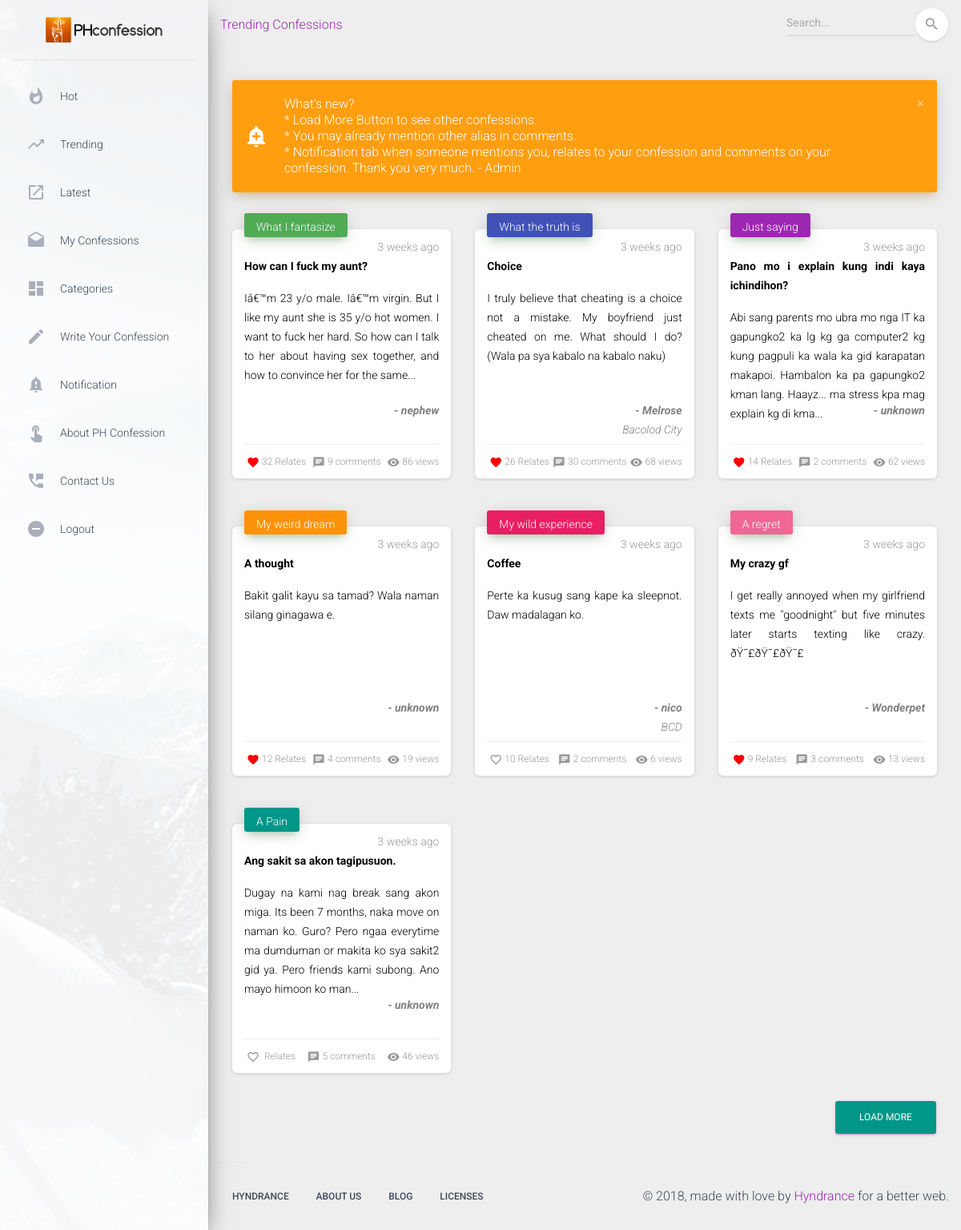
/index.php?view=trending (signed in), run on the app's committed database.
### tables this page shows
CREATE TABLE `notification` (
  `Id` int(11) NOT NULL,
  `recepient` varchar(20) NOT NULL,
  `message` text,
  `confessionId` int(11) NOT NULL,
  `commentId` int(11) NOT NULL,
  `type` varchar(15) DEFAULT NULL,
  `status` varchar(1) DEFAULT NULL,
  `datetime` datetime DEFAULT NULL
);

CREATE TABLE `confession` (
  `Id` int(11) NOT NULL,
  `alias` varchar(50) DEFAULT 'unknown',
  `category` int(11) DEFAULT NULL,
  `title` varchar(100) DEFAULT NULL,
  `message` text,
  `location` varchar(100) DEFAULT NULL,
  `datetime` datetime DEFAULT NULL,
  `view` int(11) DEFAULT '0',
  `lastChange` datetime DEFAULT NULL
);

### config/Models.php (called while the page is built, shortened)
<?php
include "CRUD.php";
include "functions.php";
function comment() {
	$crud = new CRUD;
	$crud->table = "comment";
	return $crud;
}
function relate() {
	$crud = new CRUD;
	$crud->table = "relate";
	return $crud;
}
function notification() {
	$crud = new CRUD;
	$crud->table = "notification";
	return $crud;
}
?>

### config/CRUD.php (called while the page is built, shortened)
<?php
class CRUD {
	var $table;
	function list($query=""){
		$query = $query ? "where " . $query: "";
		$db = Database::connect();
		$pdo = $db->prepare("select * from $this->table $query");
		$pdo->execute();
		$result = $pdo->fetchAll(PDO::FETCH_OBJ);
		return $result;
	}
	function count($query=""){
		$query = $query ? "where " . $query: "";
		$db = Database::connect();
		$pdo = $db->prepare("select * from $this->table $query");
		$pdo->execute();
		return $pdo->rowCount();
	}
}
?>

### index.php (called while the page is built, shortened)
<?php
include_once("config/Models.php");
$view = (isset($_GET['view']) && $_GET['view'] != '') ? $_GET['view'] : '';
switch ($view) {
	case 'trending' :
		$template	= 'include/template.php';
		break;
}
require_once $template;
?>

### config/functions.php (called while the page is built, shortened)
<?php
function category() {
	$cat = array();
	$cat[1] = 'My weird dream';
	$cat[2] = 'What I fantasize';
	$cat[3] = 'First time and unforgettable';
	$cat[4] = 'My guilt';
	$cat[5] = 'What I lie about';
	$cat[6] = 'A Pain';
	$cat[7] = 'What the truth is';
	$cat[8] = 'My wild experience';
	$cat[9] = 'A regret';
	$cat[10] = 'Just saying';
	$cat[11] = 'Joke time';
	$cat[12] = 'Scary AF';
	$cat[13] = '3 AM Thought';
	return $cat;
}
function button_color() {
	$head_color = array();
	$head_color[1] = 'background:#fc9209;color:white;';
	$head_color[2] = 'background:#51ab55;color:white;';
	$head_color[3] = 'background:#e94440;color:white;';
	$head_color[4] = 'background:#0ab3c7;color:white;';
	$head_color[5] = 'background:#9c27b0;color:white;';
	$head_color[6] = 'background:#009688;color:white;';
	$head_color[7] = 'background:#3f51b5;color:white;';
	$head_color[8] = 'background:#e91e63;color:white;';
	$head_color[9] = 'background:#f16695;color:white;';
	$head_color[10] = 'background:#9c27b0;color:white;';
	$head_color[11] = 'background:#0ab3c7;color:white;';
	$head_color[12] = 'background:#e94440;color:white;';
	return $head_color;
}
function timeElapse($datetime, $full = false) {
    $now = new DateTime;
    $ago = new DateTime($datetime);
    $diff = $now->diff($ago);
    $diff->w = floor($diff->d / 7);
    $diff->d -= $diff->w * 7;
    $string = array(
        'y' => 'year',
        'm' => 'month',
        'w' => 'week',
        'd' => 'day',
        'h' => 'hour',
        'i' => 'minute',
        's' => 'second',
    );
    foreach ($string as $k => &$v) {
        if ($diff->$k) {
            $v = $diff->$k . ' ' . $v . ($diff->$k > 1 ? 's' : '');
        } else {
            unset($string[$k]);
        }
    }
    if (!$full) $string = array_slice($string, 0, 1);
    return $string ? implode(', ', $string) . ' ago' : 'just now';
}
?>

### pages/trending.php (the view, shortened to what this page needs)
<?php
$alias = $_SESSION['alias_session'];
$category_name = category();
$head_color = button_color();
function trending_list(){
  $db = Database::connect();
  $pdo = $db->prepare("SELECT confession.*, COUNT(relate.cId) AS views FROM confession LEFT JOIN relate ON confession.id = relate.cId GROUP BY confession.id ORDER BY views DESC");
  $pdo->execute();
  $result = $pdo->fetchAll(PDO::FETCH_OBJ);
  return $result;
}
?>
<?php foreach(trending_list() as $row) {
  $limitMessage = strlen($row->message) > 200 ? substr($row->message,0,200)."..." : $row->message;
?>
<span class="col-lg-4 col-md-6 col-sm-6" id="your_div">
    <div class="card card-stats">
        <div class="card-header card-header-success card-header-icon"
            onclick="location.href='process.php?action=view&id=<?=$row->Id;?>'">
            <div class="card-icon" style="height:10px; <?=$head_color[$row->category];?>">
                <div style="margin-top:-10px;"><?=$category_name[$row->category];?></div>
            </div>
            <p class="card-category"><?=timeElapse($row->datetime);?></p>
            <div style="height:180px;">
              <p style="color:black;text-align:justify;font-weight:bold;"><?=$row->title;?></p>
              <p style="color:black;text-align:justify;">
                  <?=$limitMessage;?>
              </p>
            </div>
            <div style="height:40px;">
              <div style="color:gray;font-weight:bold;font-style:italic;">- <?=$row->alias;?></div>
              <div style="color:gray;font-style:italic;"><?=$row->location;?></div>
            </div>
        </div>
        <div class="card-footer">
            <?php if (relate()->count("cId=$row->Id and alias='$alias'") == 0) {?>
              <div class="stats" id="onclick_<?=$row->Id;?>" onclick="relateFun_<?=$row->Id;?>()">
                    <i class="material-icons" id="icon_<?=$row->Id;?>">favorite_border</i>
                    <span id="relate_<?=$row->Id;?>"><?=relate()->count("cId=$row->Id");?> </span>&nbsp;Relates
                </div>
            <?php } else { ?>
              <div class="stats">
                  <i class="material-icons" style="color:red;">favorite</i>
                  <span id="relate_<?=$row->Id;?>"><?=relate()->count("cId=$row->Id");?> </span>&nbsp;Relates
              </div>
            <?php } ?>
            <div class="stats" onclick="location.href='index.php?view=display&id=<?=$row->Id?>#comment'">
                <i class="material-icons">chat</i>
                <?=comment()->count("cId=$row->Id");?> comments
            </div>
            <div class="stats">
                <i class="material-icons">visibility</i>
                <?=$row->view;?> views
            </div>
        </div>
    </div>
</span>
<?php }
?>
<div class="col-lg-12 col-md-6 col-sm-6" id="your_div">
<a href="#" id="loadMore" class="btn btn-primary pull-right" style="<?=button_color()[6]?>">Load More</a>
</div>

### include/message.php (shortened to what this page needs)
<?php  if (isset($_SESSION['close_notif']) && ($_SESSION['close_notif'] = $_SESSION['alias_session']) ) {} else {?>
<?php foreach(notification()->list("status=1 and recepient=''") as $row) {?>
  <div class="alert alert-<?=$row->type;?> alert-with-icon" data-notify="container">
      <i class="material-icons" data-notify="icon">add_alert</i>
      <button type="button" class="close" data-dismiss="alert" aria-label="Close" onclick="close_notif();">
          <i class="material-icons">close</i>
      </button>
      <span data-notify="message"><?=$row->message;?></span>
  </div>
<?php } }?>

### pages/trending.php (style rules this page uses)
span { display:none; }
span.display { display: inline-block; }

### data on the page
notification: message "What's new? * Load More Button to see other confessions. * You may already mention other alias in comments. * Notification tab when someone mentions you, relates to your confession and comments on your confession. Thank you very much. - Admin"
confession: category "What I fantasize", datetime "3 weeks ago", title "How can I fuck my aunt?", message "Iâ€™m 23 y/o male. Iâ€™m virgin. But I like my aunt she is 35 y/o hot women. I want to fuck her hard. So how can I talk to her about having sex together, and how to convince her for the same...", alias "nephew", Id "32", Id "9", view "86"
confession: category "What the truth is", datetime "3 weeks ago", title "Choice", message "I truly believe that cheating is a choice not a mistake. My boyfriend just cheated on me. What should I do? (Wala pa sya kabalo na kabalo naku)", alias "Melrose", location "Bacolod City", Id "26", Id "30", view "68"
confession: category "Just saying", datetime "3 weeks ago", title "Pano mo i explain kung indi kaya ichindihon?", message "Abi sang parents mo ubra mo nga IT ka gapungko2 ka lg kg ga computer2 kg kung pagpuli ka wala ka gid karapatan makapoi. Hambalon ka pa gapungko2 kman lang. Haayz... ma stress kpa mag explain kg di kma...", alias "unknown", Id "14", Id "2", view "62"
confession: category "My weird dream", datetime "3 weeks ago", title "A thought", message "Bakit galit kayu sa tamad? Wala naman silang ginagawa e.", alias "unknown", Id "12", Id "4", view "19"
confession: category "My wild experience", datetime "3 weeks ago", title "Coffee", message "Perte ka kusug sang kape ka sleepnot. Daw madalagan ko.", alias "nico", location "BCD", Id "10", Id "2", view "6"
confession: category "A regret", datetime "3 weeks ago", title "My crazy gf", message "I get really annoyed when my girlfriend texts me \"goodnight\" but five minutes later starts texting like crazy. ðŸ˜£ðŸ˜£ðŸ˜£", alias "Wonderpet", Id "9", Id "3", view "13"
confession: category "A Pain", datetime "3 weeks ago", title "Ang sakit sa akon tagipusuon.", message "Dugay na kami nag break sang akon miga. Its been 7 months, naka move on naman ko. Guro? Pero ngaa everytime ma dumduman or makita ko sya sakit2 gid ya. Pero friends kami subong. Ano mayo himoon ko man...", alias "unknown", Id "5", view "46"

### other printed values
$title "Trending Confessions"
